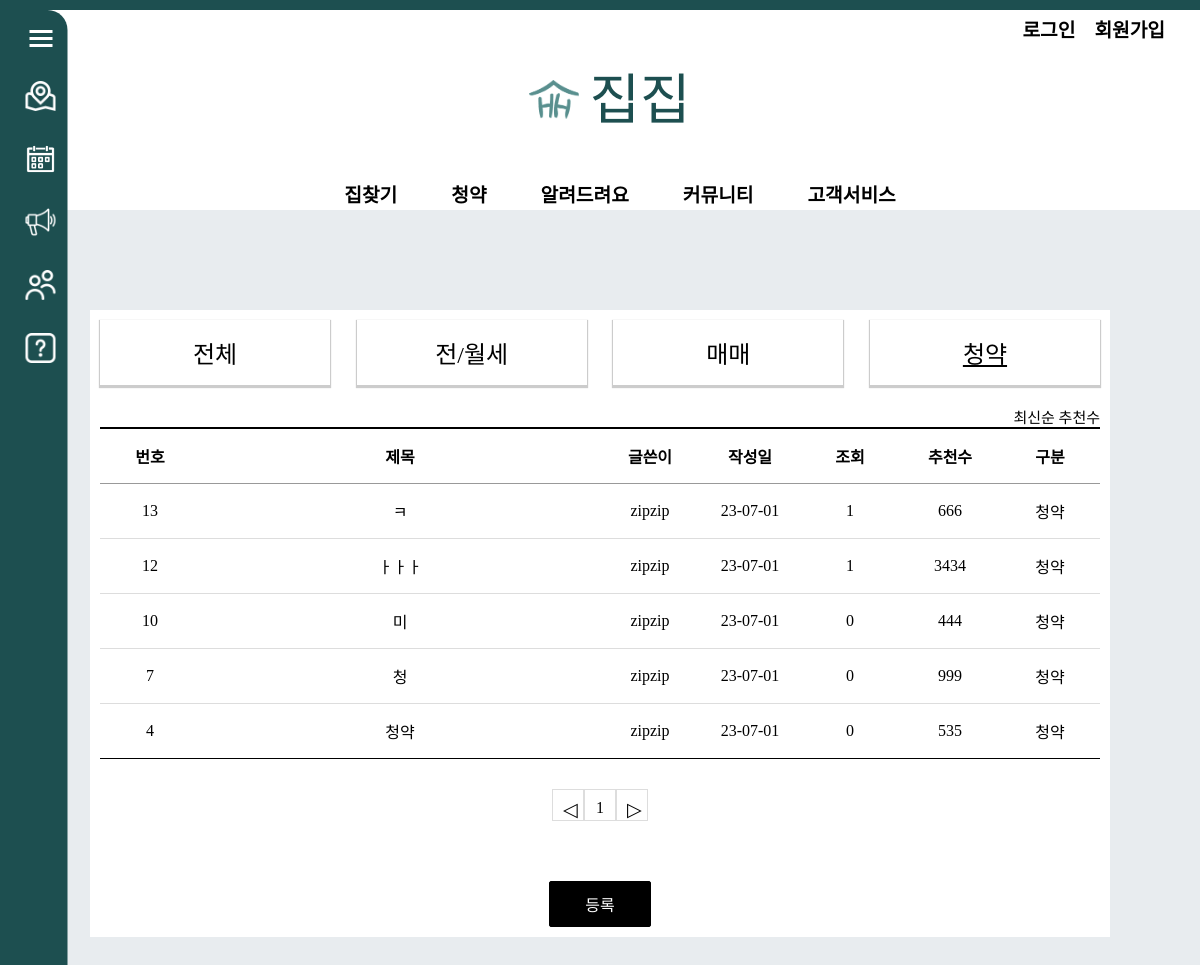
Page /review/review_subscription/ on the earlier database version.
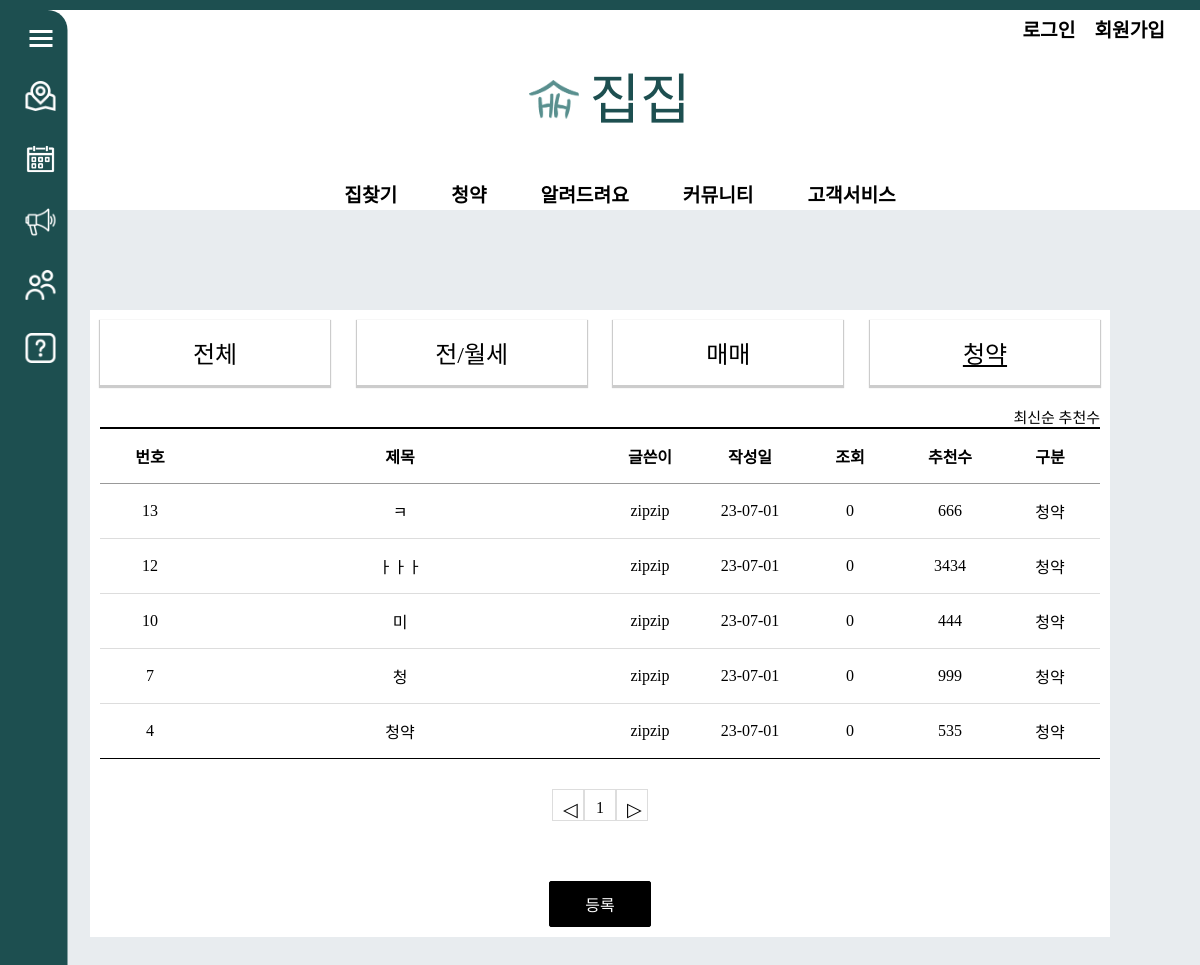
Same page on the later database version.
### review/models.py (models this page shows, shortened)
class Review_Board(models.Model):
    r_title = models.CharField(max_length=100)
    r_content = models.TextField()
    user = models.ForeignKey(User, on_delete=models.CASCADE)
    r_regdate = models.DateTimeField()
    r_modifydate = models.DateTimeField(null=True, blank=True)
    r_type = models.CharField(max_length=10) # 리뷰 게시판 타입
    r_hit = models.IntegerField(default=0)
    r_recommend = models.IntegerField(default=0)

### review/views.py (the view)
# urls.py: path('review_subscription/', views.review_list_subscription, name='review_subscription'), # 거래후기청약
def review_list_subscription(request):
    question_list = Review_Board.objects.filter(r_type='청약').order_by('-r_regdate')
    page = request.GET.get('page', '1')
    paginator = Paginator(question_list, 10)
    text = paginator.get_page(page)
    context = {'question_list': text}
    return render(request, 'review/review_list_subscription.html', context)

### templates/review/review_list_subscription.html (shortened to what this page needs)
<!DOCTYPE html>
<html lang="en">
{% load static %}
<head>
    <link rel="stylesheet" href="{% static 'css/review/css/css.css' %}">
</head>
<body>
{% include 'poll/sidebar.html' %}
{% include 'poll/header.html' %}
    <div class="board_wrap">
        <div class="board_list_wrap">
            <div class="category_wrap">
                <ul>
                    <li><a href="{% url 'review:review_main' %}">전체</a></li>
                    <li><a href="{% url 'review:review_jan' %}" >전/월세</a></li>
                    <li><a href="{% url 'review:review_mama' %}" >매매</a></li>
                    <li><a href="{% url 'review:review_subscription' %}" class="active">청약</a></li>
                </ul>
            </div>
            <div class="board_title_takes">
                <a href="{% url 'review:review_subscription' %}">최신순</a>
                <a href="{% url 'review:review_subscription_recommend' %}">추천수</a>
            </div>
            <div class="board_list">
                <div class="top">
                    <div class="num">번호</div>
                    <div class="title">제목</div>
                    <div class="writer">글쓴이</div>
                    <div class="date">작성일</div>
                    <div class="count">조회</div>
                    <div class="count">추천수</div>
                    <div class="division">구분</div>
                </div>
                {% for question in question_list %}
                <div>
                    <div class="num">{{ question.id }}</div>
                    <div class="title"><a href="{% url 'review:review_detail' question.id %}">{{ question.r_title }}</a></div>
                    <div class="writer">{{ question.user }}</div>
                    <div class="date">{{ question.r_regdate|date:"y-m-d" }}</div>
                    <div class="count">{{ question.r_hit }}</div>
                    <div class="count">{{ question.r_recommend }}</div>
                    <div class="division">{{question.r_type}}</div>
                </div>
                {% endfor %}
            </div>
            <ul class="board_page">
                {% if question_list.has_previous %}
                <li class="bt first">
                    <a class="bt prev" href="?page={{ question_list.previous_page_number }}">◀</a>
                </li>
                {% else %}
                <li class="page-item disabled">
                    <a class="bt prev">◁</a>
                </li>
                {% endif %}
                {% for page_number in question_list.paginator.page_range %}
                {% if question_list.number == page_number %}
                <li class="page-item active">
                    <a class="num">{{ page_number }}</a>
                </li>
                {% else %}
                <li class="page-item">
                    <a class="num" href="?page={{ page_number }}">{{ page_number }}</a>
                </li>
                {% endif %}
                {% endfor %}
                {% if question_list.has_next %}
                <li class="page-item">
                    <a class="bt last" href="?page={{ question_list.next_page_number }}">▶</a>
                </li>
                {% else %}
                <li class="page-item disabled">
                    <a class="bt last">▷</a>
                </li>
                {% endif %}
            </ul>
            <div class="bt_wrap">
                <a href="#" class="on">등록</a>
            </div>
        </div>
    </div>
</body>
</html>

Differences in the rows shown:
changed Review_Board id 13: r_hit "1" → "0"
changed Review_Board "ㅏㅏㅏ": r_hit "1" → "0"
